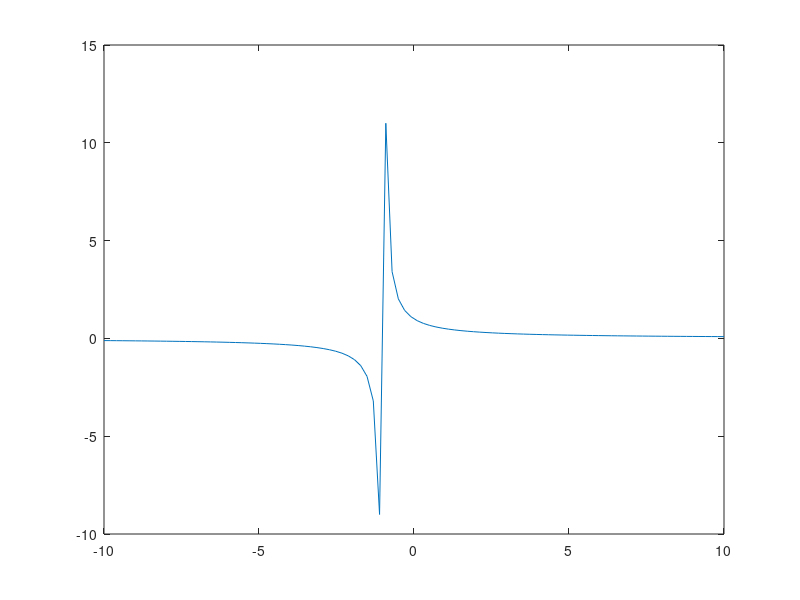

Here is the MATLAB script that generated this plot: (Note: this script raises an error after producing the figure.)
clc
clear all;

disp ('Calculo del dominio y rango de funciones');
disp ('Funcion Racional Caso 1');
disp ('Sea la funcion a / bx + c :');

A=input('Ingrese el valor de A: ');
B=input('Ingrese el valor de B: ');
C=input('Ingrese el valor de C: ');


x = linspace (-10, 10, 100);
y= A./ (B*x + C);

plot (x,y);

Z = -C./B;

disp ("El dominio es: (-?, " + Z + ") U ("+ Z + ", ?)");